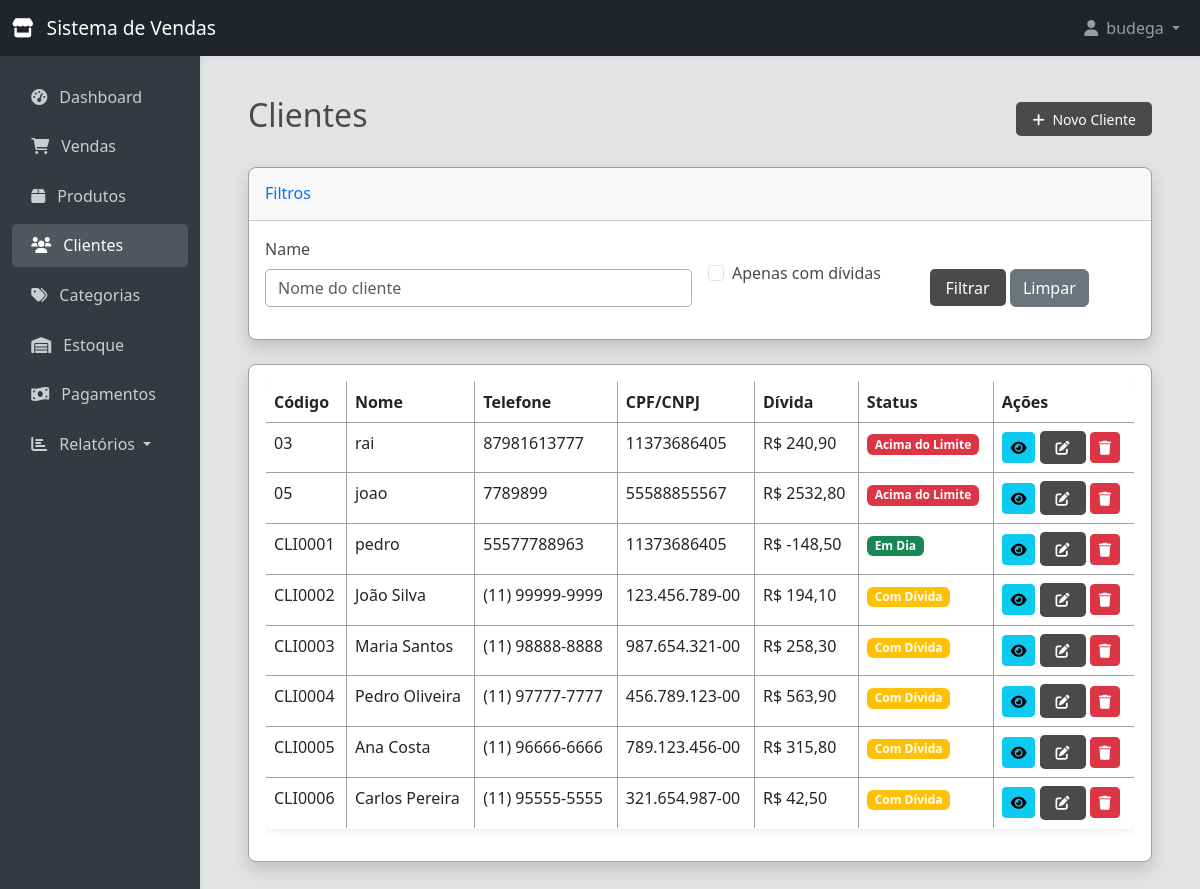
Screenshot of /clients/ (signed in) with the database file from the repository.
### store/models.py (models this page shows, shortened)
class Client(models.Model):
    code = models.CharField(max_length=20, unique=True, verbose_name="Código")
    name = models.CharField(max_length=100, verbose_name="Nome")
    cpf_cnpj = models.CharField(max_length=20, blank=True, null=True, verbose_name="CPF/CNPJ")
    phone = models.CharField(max_length=20, verbose_name="Telefone")
    address = models.TextField(blank=True, null=True, verbose_name="Endereço")
    email = models.EmailField(blank=True, null=True, verbose_name="E-mail")
    credit_limit = models.DecimalField(max_digits=10, decimal_places=2, default=0, validators=[MinValueValidator(0)], verbose_name="Limite de Crédito")
    created_at = models.DateTimeField(auto_now_add=True, verbose_name="Data de Cadastro")
    updated_at = models.DateTimeField(auto_now=True, verbose_name="Última Atualização")
    class Meta:
        verbose_name = "Cliente"
        verbose_name_plural = "Clientes"
        ordering = ['name']
    @property
    def total_debt(self):
        if not hasattr(self, '_total_debt'):
            self._total_debt = (
                self.sales.filter(status='pendente').aggregate(
                    total=Sum('total_amount')
                )['total'] or 0
            ) - (
                self.payments.filter(
                    sale__status='pendente'
                ).aggregate(
                    total=Sum('amount')
                )['total'] or 0
            )
        return self._total_debt
    @property
    def is_over_limit(self):
        return self.total_debt > self.credit_limit and self.credit_limit > 0

### store/views.py (the view)
# urls.py: path('clients/', views.client_list, name='client_list'),
@login_required
def client_list(request):
    clients = Client.objects.all()
    name = request.GET.get('name')
    has_debt = request.GET.get('has_debt')
    if name:
        clients = clients.filter(name__icontains=name)
    clients = clients.annotate(
        annotated_debt=Sum(
            'sales__total_amount',
            filter=Q(sales__status='pendente'),
            default=0
        ) - Sum(
            'payments__amount',
            filter=Q(payments__sale__status='pendente'),
            default=0
        )
    )
    if has_debt:
        clients = clients.filter(annotated_debt__gt=0)
    paginator = Paginator(clients, 10)
    page_number = request.GET.get('page')
    page_obj = paginator.get_page(page_number)
    form = ClientSearchForm(request.GET or None)
    context = {
        'page_obj': page_obj,
        'form': form,
    }
    return render(request, 'store/client/list.html', context)

### store/forms.py
class ClientSearchForm(forms.Form):
    name = forms.CharField(required=False, widget=forms.TextInput(attrs={'class': 'form-control', 'placeholder': 'Nome do cliente'}))
    has_debt = forms.BooleanField(required=False, widget=forms.CheckboxInput(attrs={'class': 'form-check-input'}))

### templates/store/client/list.html (shortened to what this page needs)
{% extends 'base.html' %}
{% load crispy_forms_tags %}
{% block content %}
<div class="d-flex justify-content-between flex-wrap flex-md-nowrap align-items-center pt-3 pb-2 mb-3 border-bottom">
    <h1 class="h2">Clientes</h1>
    <div class="btn-toolbar mb-2 mb-md-0">
        <a href="{% url 'client_create' %}" class="btn btn-sm btn-primary">
            <i class="fas fa-plus me-1"></i> Novo Cliente
        </a>
    </div>
</div>
<div class="card shadow mb-4">
    <div class="card-header py-3">
        <h6 class="m-0 font-weight-bold text-primary">Filtros</h6>
    </div>
    <div class="card-body">
        <form method="get" class="row g-3">
            <div class="col-md-6">
                {{ form.name|as_crispy_field }}
            </div>
            <div class="col-md-3">
                <div class="form-check mt-4">
                    {{ form.has_debt }}
                    <label class="form-check-label" for="{{ form.has_debt.id_for_label }}">
                        Apenas com dívidas
                    </label>
                </div>
            </div>
            <div class="col-md-3">
                <label class="form-label">&nbsp;</label>
                <div>
                    <button type="submit" class="btn btn-primary">Filtrar</button>
                    <a href="{% url 'client_list' %}" class="btn btn-secondary">Limpar</a>
                </div>
            </div>
        </form>
    </div>
</div>
<div class="card shadow mb-4">
    <div class="card-body">
        <div class="table-responsive">
            <table class="table table-bordered table-hover">
                <thead>
                    <tr>
                        <th>Código</th>
                        <th>Nome</th>
                        <th>Telefone</th>
                        <th>CPF/CNPJ</th>
                        <th>Dívida</th>
                        <th>Status</th>
                        <th>Ações</th>
                    </tr>
                </thead>
                <tbody>
                    {% for client in page_obj %}
                    <tr>
                        <td>{{ client.code }}</td>
                        <td>{{ client.name }}</td>
                        <td>{{ client.phone }}</td>
                        <td>{{ client.cpf_cnpj|default:"-" }}</td>
                        <td>R$ {{ client.annotated_debt|floatformat:2 }}</td>
                        <td>
                            {% if client.annotated_debt > 0 %}
                                {% if client.is_over_limit %}
                                <span class="badge bg-danger">Acima do Limite</span>
                                {% else %}
                                <span class="badge bg-warning">Com Dívida</span>
                                {% endif %}
                            {% else %}
                            <span class="badge bg-success">Em Dia</span>
                            {% endif %}
                        </td>
                        <td>
                            <a href="{% url 'client_detail' client.id %}" class="btn btn-sm btn-info">
                                <i class="fas fa-eye"></i>
                            </a>
                            <a href="{% url 'client_update' client.id %}" class="btn btn-sm btn-primary">
                                <i class="fas fa-edit"></i>
                            </a>
                            <a href="{% url 'client_delete' client.id %}" class="btn btn-sm btn-danger">
                                <i class="fas fa-trash"></i>
                            </a>
                        </td>
                    </tr>
                    {% empty %}
                    <tr>
                        <td colspan="7" class="text-center">Nenhum cliente encontrado.</td>
                    </tr>
                    {% endfor %}
                </tbody>
            </table>
        </div>
    </div>
</div>
{% endblock %}

### templates/base.html (shortened to what this page needs)
<!DOCTYPE html>
<html lang="pt-br">
<head>
    <link href="https://cdn.jsdelivr.net/npm/bootstrap@5.3.0-alpha1/dist/css/bootstrap.min.css" rel="stylesheet">
    <link rel="stylesheet" href="https://cdnjs.cloudflare.com/ajax/libs/font-awesome/6.0.0/css/all.min.css">
</head>
<body>
    <nav class="navbar navbar-expand-lg navbar-dark bg-dark">
        <div class="container-fluid">
            <a class="navbar-brand" href="{% url 'dashboard' %}">
                <i class="fas fa-store me-2"></i>
                Sistema de Vendas
            </a>
            <div class="collapse navbar-collapse" id="navbarNav">
                <ul class="navbar-nav ms-auto">
                    {% if user.is_authenticated %}
                    <li class="nav-item dropdown">
                        <a class="nav-link dropdown-toggle" href="#" id="userDropdown" role="button" data-bs-toggle="dropdown">
                            <i class="fas fa-user me-1"></i> {{ user.username }}
                        </a>
                    </li>
                    {% else %}
                    <li class="nav-item">
                        <a class="nav-link" href="{% url 'login' %}">Entrar</a>
                    </li>
                    {% endif %}
                </ul>
            </div>
        </div>
    </nav>
    <div class="container-fluid">
        <div class="row">
            {% if user.is_authenticated %}
            <div class="col-md-3 col-lg-2 d-md-block sidebar" id="sidebar">
                <div class="position-sticky pt-3">
                    <ul class="nav flex-column">
                        <li class="nav-item">
                            <a class="nav-link {% if request.path == '/' %}active{% endif %}" href="{% url 'dashboard' %}">
                                <i class="fas fa-tachometer-alt me-2"></i> Dashboard
                            </a>
                        </li>
                        <li class="nav-item">
                            <a class="nav-link {% if '/sales/' in request.path %}active{% endif %}" href="{% url 'sale_list' %}">
                                <i class="fas fa-shopping-cart me-2"></i> Vendas
                            </a>
                        </li>
                        <li class="nav-item">
                            <a class="nav-link {% if '/products/' in request.path %}active{% endif %}" href="{% url 'product_list' %}">
                                <i class="fas fa-box me-2"></i> Produtos
                            </a>
                        </li>
                        <li class="nav-item">
                            <a class="nav-link {% if '/clients/' in request.path %}active{% endif %}" href="{% url 'client_list' %}">
                                <i class="fas fa-users me-2"></i> Clientes
                            </a>
                        </li>
                        <li class="nav-item">
                            <a class="nav-link {% if '/categories/' in request.path %}active{% endif %}" href="{% url 'category_list' %}">
                                <i class="fas fa-tags me-2"></i> Categorias
                            </a>
                        </li>
                        <li class="nav-item">
                            <a class="nav-link {% if '/stock/' in request.path %}active{% endif %}" href="{% url 'stock_movement_list' %}">
                                <i class="fas fa-warehouse me-2"></i> Estoque
                            </a>
                        </li>
                        <li class="nav-item">
                            <a class="nav-link {% if '/payments/' in request.path %}active{% endif %}" href="{% url 'payment_list' %}">
                                <i class="fas fa-money-bill-wave me-2"></i> Pagamentos
                            </a>
                        </li>
                        <li class="nav-item dropdown">
                            <a class="nav-link dropdown-toggle {% if '/reports/' in request.path %}active{% endif %}"
                               href="#" id="reportsDropdown" role="button" data-bs-toggle="dropdown">
                                <i class="fas fa-chart-bar me-2"></i> Relatórios
                            </a>
                        </li>
                    </ul>
                </div>
            </div>
            <main class="col-md-9 ms-sm-auto col-lg-10 px-md-4">
            {% else %}
            <main class="col-12">
            {% endif %}
                <div class="content">
                    {% block content %}{% endblock %}
                </div>
            </main>
        </div>
    </div>
</body>
</html>

### templates/base.html (style rules this page uses)
:root { --primary-color: #4a4a4a; --secondary-color: #6c757d; --success-color: #28a745; --warning-color: #ffc107; --danger-color: #dc3545; --dark-color: #343a40; --light-color: #f8f9fa; --card-bg: #ffffff; --card-shadow: 0 2px 8px rgba(0,0,0,0.08); --card-border: #a0a0a0; --input-bg: #ffffff; --input-border: #b0b0b0; --input-shadow: 0 0 0 2px rgba(108,117,125,0.1); }
body { font-family: system-ui, -apple-system, BlinkMacSystemFont, 'Segoe UI', Roboto, Oxygen, Ubuntu, Cantarell, sans-serif; background-color: #e3e3e3; color: #4a4a4a; }
.navbar { background-color: var(--dark-color); box-shadow: 0 2px 4px rgba(0,0,0,0.05); }
.navbar-brand { font-weight: 500; font-size: 1.2rem; }
.sidebar { min-height: calc(100vh - 56px); background-color: var(--dark-color); box-shadow: 2px 0 4px rgba(0,0,0,0.05); transition: transform 0.3s ease-in-out; }
.sidebar .nav-link { color: rgba(255, 255, 255, 0.75); padding: 0.6rem 1.2rem; margin: 0.2rem 0; border-radius: 0.3rem; transition: all 0.2s ease; }
.sidebar .nav-link.active { color: #fff; background-color: rgba(255, 255, 255, 0.15); }
.content { padding: 1.5rem; }
.card { border: 1px solid var(--card-border); border-radius: 0.5rem; background-color: var(--card-bg); box-shadow: var(--card-shadow); transition: box-shadow 0.2s ease; }
.table { background: var(--card-bg); border-radius: 0.5rem; overflow: hidden; box-shadow: var(--card-shadow); border: 1px solid var(--card-border); }
.table th, .table td { border-color: var(--card-border); white-space: nowrap; }
.btn-primary { background-color: var(--primary-color); border: none; padding: 0.4rem 1rem; border-radius: 0.3rem; font-weight: 500; }
.form-control, select { background-color: var(--input-bg) !important; border: 1px solid var(--input-border) !important; border-radius: 0.3rem; font-weight: 400; color: var(--primary-color); }
label { font-weight: 500; color: var(--primary-color); }

### rows the page displays
Client: code "03", name "rai", phone "87981613777", cpf_cnpj "11373686405", annotated_debt "240,90", credit_limit "Acima do Limite"
Client: code "05", name "joao", phone "7789899", cpf_cnpj "55588855567", annotated_debt "2532,80", credit_limit "Acima do Limite"
Client: code "CLI0001", name "pedro", phone "55577788963", cpf_cnpj "11373686405", annotated_debt "-148,50", shows "Em Dia"
Client: code "CLI0002", name "João Silva", phone "(11) 99999-9999", cpf_cnpj "123.456.789-00", annotated_debt "194,10", credit_limit "Com Dívida"
Client: code "CLI0003", name "Maria Santos", phone "(11) 98888-8888", cpf_cnpj "987.654.321-00", annotated_debt "258,30", credit_limit "Com Dívida"
Client: code "CLI0004", name "Pedro Oliveira", phone "(11) 97777-7777", cpf_cnpj "456.789.123-00", annotated_debt "563,90", credit_limit "Com Dívida"
Client: code "CLI0005", name "Ana Costa", phone "(11) 96666-6666", cpf_cnpj "789.123.456-00", annotated_debt "315,80", credit_limit "Com Dívida"
Client: code "CLI0006", name "Carlos Pereira", phone "(11) 95555-5555", cpf_cnpj "321.654.987-00", annotated_debt "42,50", credit_limit "Com Dívida"

### other values shown
{{ user.username }} "budega"
